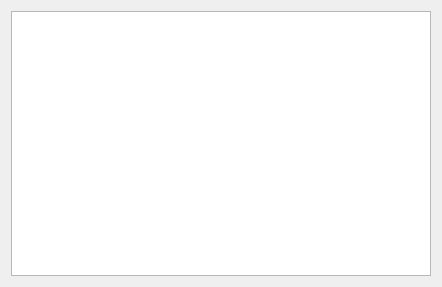
<?xml version="1.0" encoding="UTF-8"?>
<ui version="4.0">
 <class>Dialog</class>
 <widget class="QDialog" name="Dialog">
  <property name="geometry">
   <rect>
    <x>0</x>
    <y>0</y>
    <width>442</width>
    <height>287</height>
   </rect>
  </property>
  <property name="windowTitle">
   <string>Dialog</string>
  </property>
  <layout class="QVBoxLayout" name="verticalLayout">
   <item>
    <widget class="QTextEdit" name="textEdit"/>
   </item>
  </layout>
 </widget>
 <resources/>
 <connections/>
</ui>
